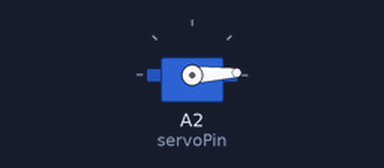
The sketch below on a simulated Arduino Uno, built with avr-gcc and run on an emulated ATmega328P. On the bench: servo.

Above: at 0.05 s.
At 0.7 s:
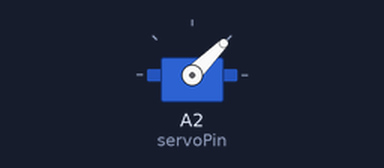
At 1.35 s:
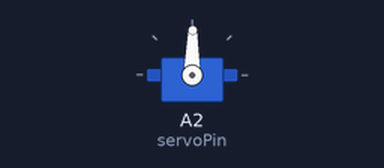
At 2.7 s:
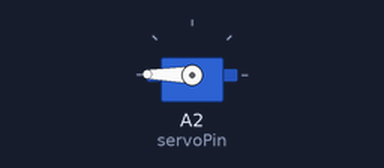
Timing chart, 0 to 6.2 s (numbered marks = the images above):
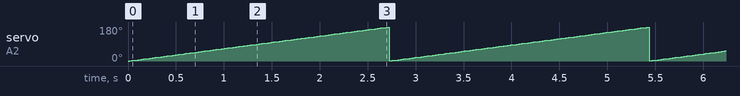

Measured:
- by itself, servo on A2 (servoPin): ramps from 1° to 179° and jumps back, once every 2.7 s

The sketch:

Servo.ino
```cpp
#include <Servo.h>

Servo servo;

int servoPin = A2;
int angle = 0; // servo position in degrees

void setup()
{
  servo.attach(servoPin);
}

void loop()
{
  // rotate from 0 to 180 degrees
  for(angle = 0; angle < 180; angle++)
  {
    servo.write(angle);
    delay(15);
  }
}
```
